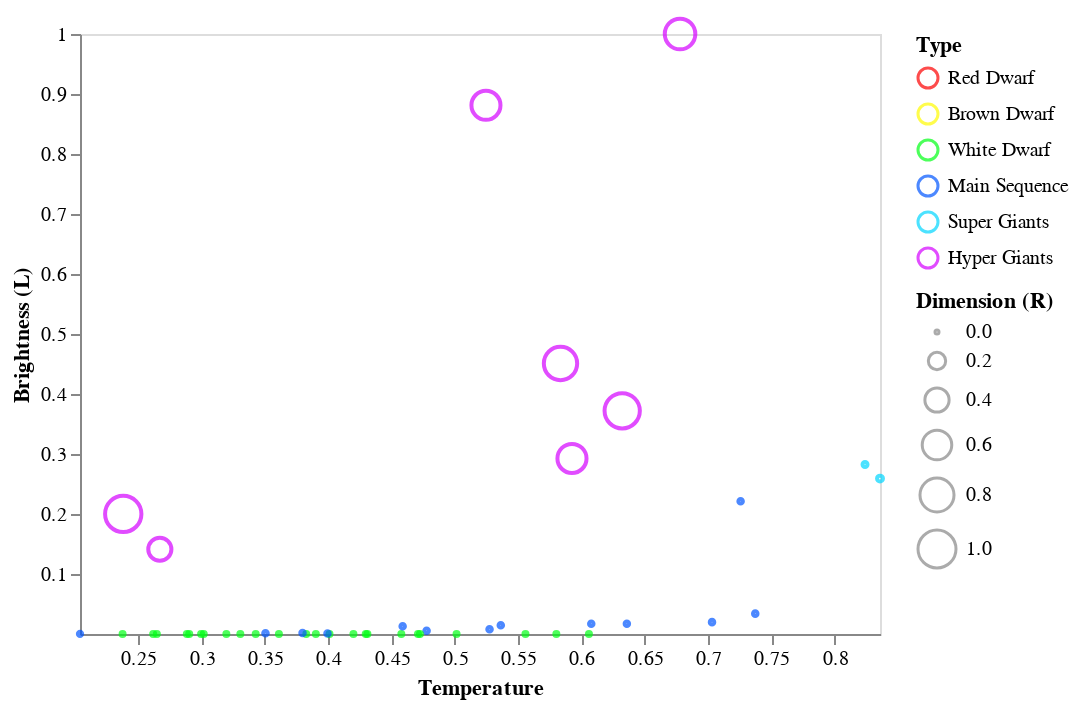

The notebook cell this image was saved under:
### Markdown cell above
In questo primo grafico possiamo vedere come in questa classe spettrale siano presenti tre tipi diversi di stelle di dimensione, luminosità e temperatura variabile. 

Possiamo notare come sia presente un cluster di stelle appartenenti al gruppo Main Sequence nella parte inferiore destra del grafico: sono stelle con una luminsoità bassa ma una temperatura elevata. é possibile altresì notare che sono stelle molto piccole.

Sempre nella parte più a destra del grafico, quindi fra le stelle con una temperatura elevata, è possibile trovare le stelle appartenenti al gruppo delle Hyper Giants. Possiamo notare come le stelle appartenenti a questo gruppo siano stelle di dimensioni elevate rispetto alle altre presenti in questa classe spettrale. 

Notiamo come le stelle appartenenti alla categoria delle Super Giants siano stelle piccole che hanno prevalentemente una temperatura e una luminosità medio-bassa

### Code cell
data = dataset[dataset['Spectral_Class'] == 'B']

alt.Chart(data).mark_point().encode( 
    
    x = alt.X('Temperature',
         scale = alt.Scale(domain = (min(data.Temperature), max(data.Temperature))),
         axis = alt.Axis(format='K', title='Temperature', grid = False)
         ),
    
    y = alt.Y('L',
         scale = alt.Scale(domain = (min(data.L), max(data.L))),
         axis = alt.Axis(format='K', title='Brightness (L)', grid = False)
         ),
    
    size = alt.Size('R', 
                    scale = alt.Scale(domain = [0, 1]), 
                    legend = alt.Legend(title = 'Dimension (R)')
                   ),
    
    color = alt.Color('Type', scale=alt.
                    Scale(domain=dom, range=rng))
    
)

### Figure 1 — Vega-Lite specification as saved in the notebook (floating-point values rounded to 4 significant figures)
{"config": {"view": {"continuousWidth": 400, "continuousHeight": 300}}, "data": {"name": "data-825dd23a174153afc26012577b8f1d25"}, "mark": "point", "encoding": {"color": {"type": "nominal", "field": "Type", "scale": {"domain": ["Red Dwarf", "Brown Dwarf", "White Dwarf", "Main Sequence", "Super Giants", "Hyper Giants"], "range": ["#fc0000", "#fffb00", "#00ff15", "#0055ff", "#00d5ff", "#d400ff"]}}, "size": {"type": "quantitative", "field": "R", "legend": {"title": "Dimension (R)"}, "scale": {"domain": [0, 1]}}, "x": {"type": "quantitative", "axis": {"format": "K", "grid": false, "title": "Temperature"}, "field": "Temperature", "scale": {"domain": [0.2039, 0.8358]}}, "y": {"type": "quantitative", "axis": {"format": "K", "grid": false, "title": "Brightness (L)"}, "field": "L", "scale": {"domain": [6.004e-10, 1.0]}}}, "$schema": "https://vega.github.io/schema/vega-lite/v4.8.1.json", "datasets": {"data-825dd23a174153afc26012577b8f1d25": [{"Temperature": 0.6059, "L": 6.583e-08, "R": 0.0, "A_M": 0.7036, "Color": "Blue-White", "Spectral_Class": "B", "Type": "White Dwarf"}, {"Temperature": 0.3826, "L": 1.521e-08, "R": 2.874e-06, "A_M": 0.7445, "Color": "Blue-White", "Spectral_Class": "B", "Type": "White Dwarf"}, {"Temperature": 0.7373, "L": 0.03395, "R": 0.003229, "A_M": 0.2414, "Color": "Blue-White", "Spectral_Class": "B", "Type": "Main Sequence"}, {"Temperature": 0.3504, "L": 0.001337, "R": 0.003691, "A_M": 0.3111, "Color": "Blue-White", "Spectral_Class": "B", "Type": "Main Sequence"}, {"Temperature": 0.2039, "L": 8.712e-05, "R": 0.001479, "A_M": 0.3777, "Color": "White", "Spectral_Class": "B", "Type": "Main Sequence"}, {"Temperature": 0.8358, "L": 0.259, "R": 0.01334, "A_M": 0.182, "Color": "Blue", "Spectral_Class": "B", "Type": "Super Giants"}, {"Temperature": 0.401, "L": 1.06e-09, "R": 3.387e-06, "A_M": 0.762, "Color": "Blue-White", "Spectral_Class": "B", "Type": "White Dwarf"}, {"Temperature": 0.3195, "L": 6.946e-10, "R": 2.566e-07, "A_M": 0.7533, "Color": "Blue-White", "Spectral_Class": "B", "Type": "White Dwarf"}, {"Temperature": 0.2646, "L": 8.241e-10, "R": 4.106e-07, "A_M": 0.752, "Color": "Blue-White", "Spectral_Class": "B", "Type": "White Dwarf"}, {"Temperature": 0.2375, "L": 7.77e-10, "R": 1.54e-07, "A_M": 0.7226, "Color": "Blue-White", "Spectral_Class": "B", "Type": "White Dwarf"}, {"Temperature": 0.4708, "L": 1.201e-09, "R": 2.412e-06, "A_M": 0.7273, "Color": "Blue", "Spectral_Class": "B", "Type": "White Dwarf"}, {"Temperature": 0.824, "L": 0.2825, "R": 0.006154, "A_M": 0.1695, "Color": "Blue", "Spectral_Class": "B", "Type": "Super Giants"}, {"Temperature": 0.3016, "L": 6.004e-10, "R": 7.236e-07, "A_M": 0.8002, "Color": "Blue-White", "Spectral_Class": "B", "Type": "White Dwarf"}, {"Temperature": 0.5013, "L": 1.672e-09, "R": 1.437e-06, "A_M": 0.733, "Color": "Blue", "Spectral_Class": "B", "Type": "White Dwarf"}, {"Temperature": 0.4296, "L": 1.436e-09, "R": 4.824e-07, "A_M": 0.7724, "Color": "Blue", "Spectral_Class": "B", "Type": "White Dwarf"}, {"Temperature": 0.3305, "L": 8.712e-10, "R": 6.774e-07, "A_M": 0.7455, "Color": "Blue-White", "Spectral_Class": "B", "Type": "White Dwarf"}, {"Temperature": 0.2617, "L": 6.946e-10, "R": 2.977e-07, "A_M": 0.7286, "Color": "Blue-White", "Spectral_Class": "B", "Type": "White Dwarf"}, {"Temperature": 0.2883, "L": 7.417e-10, "R": 5.389e-07, "A_M": 0.7739, "Color": "Blue-White", "Spectral_Class": "B", "Type": "White Dwarf"}, {"Temperature": 0.2902, "L": 9.418e-10, "R": 8.006e-07, "A_M": 0.7239, "Color": "Blue-White", "Spectral_Class": "B", "Type": "White Dwarf"}, {"Temperature": 0.7257, "L": 0.2213, "R": 0.003085, "A_M": 0.2473, "Color": "Blue-White", "Spectral_Class": "B", "Type": "Main Sequence"}, {"Temperature": 0.3797, "L": 0.001505, "R": 0.002911, "A_M": 0.2689, "Color": "Blue-White", "Spectral_Class": "B", "Type": "Main Sequence"}, {"Temperature": 0.6077, "L": 0.01707, "R": 0.003034, "A_M": 0.2483, "Color": "Blue-White", "Spectral_Class": "B", "Type": "Main Sequence"}, {"Temperature": 0.7031, "L": 0.01977, "R": 0.00328, "A_M": 0.2448, "Color": "Blue-White", "Spectral_Class": "B", "Type": "Main Sequence"}, {"Temperature": 0.6358, "L": 0.01709, "R": 0.002813, "A_M": 0.2539, "Color": "Blue-White", "Spectral_Class": "B", "Type": "Main Sequence"}, {"Temperature": 0.4777, "L": 0.005557, "R": 0.003475, "A_M": 0.2664, "Color": "Blue-White", "Spectral_Class": "B", "Type": "Main Sequence"}, {"Temperature": 0.6322, "L": 0.372, "R": 0.8617, "A_M": 0.08818, "Color": "Blue", "Spectral_Class": "B", "Type": "Hyper Giants"}, {"Temperature": 0.2381, "L": 0.2001, "R": 0.913, "A_M": 0.06316, "Color": "Blue-White", "Spectral_Class": "B", "Type": "Hyper Giants"}, {"Temperature": 0.267, "L": 0.1413, "R": 0.3638, "A_M": 0.1276, "Color": "Blue-White", "Spectral_Class": "B", "Type": "Hyper Giants"}, {"Temperature": 0.5925, "L": 0.2925, "R": 0.5822, "A_M": 0.1151, "Color": "Blue-White", "Spectral_Class": "B", "Type": "Hyper Giants"}, {"Temperature": 0.3902, "L": 1.554e-09, "R": 1.899e-06, "A_M": 0.7752, "Color": "Blue", "Spectral_Class": "B", "Type": "White Dwarf"}, {"Temperature": 0.361, "L": 1.342e-09, "R": 1.54e-06, "A_M": 0.7455, "Color": "Blue", "Spectral_Class": "B", "Type": "White Dwarf"}, {"Temperature": 0.3427, "L": 1.295e-09, "R": 1.488e-06, "A_M": 0.7552, "Color": "Blue", "Spectral_Class": "B", "Type": "White Dwarf"}, {"Temperature": 0.2995, "L": 1.189e-09, "R": 1.642e-06, "A_M": 0.7761, "Color": "Blue", "Spectral_Class": "B", "Type": "White Dwarf"}, {"Temperature": 0.4309, "L": 1.483e-09, "R": 2.053e-06, "A_M": 0.7236, "Color": "Blue", "Spectral_Class": "B", "Type": "White Dwarf"}, {"Temperature": 0.4724, "L": 1.742e-09, "R": 2.977e-06, "A_M": 0.7273, "Color": "Blue", "Spectral_Class": "B", "Type": "White Dwarf"}, {"Temperature": 0.5801, "L": 1.778e-09, "R": 2.207e-06, "A_M": 0.7026, "Color": "Blue", "Spectral_Class": "B", "Type": "White Dwarf"}, {"Temperature": 0.5558, "L": 1.46e-09, "R": 1.026e-06, "A_M": 0.6911, "Color": "Blue", "Spectral_Class": "B", "Type": "White Dwarf"}, {"Temperature": 0.4199, "L": 1.213e-09, "R": 1.129e-06, "A_M": 0.7373, "Color": "Blue", "Spectral_Class": "B", "Type": "White Dwarf"}, {"Temperature": 0.4577, "L": 1.377e-09, "R": 8.109e-07, "A_M": 0.7361, "Color": "Blue", "Spectral_Class": "B", "Type": "White Dwarf"}, {"Temperature": 0.5363, "L": 0.01466, "R": 0.00326, "A_M": 0.258, "Color": "Blue-White", "Spectral_Class": "B", "Type": "Main Sequence"}, {"Temperature": 0.5274, "L": 0.007944, "R": 0.003403, "A_M": 0.293, "Color": "Blue-White", "Spectral_Class": "B", "Type": "Main Sequence"}, {"Temperature": 0.4588, "L": 0.01286, "R": 0.00309, "A_M": 0.2764, "Color": "Blue-White", "Spectral_Class": "B", "Type": "Main Sequence"}, {"Temperature": 0.3994, "L": 0.00104, "R": 0.002897, "A_M": 0.2902, "Color": "Blue-White", "Spectral_Class": "B", "Type": "Main Sequence"}, {"Temperature": 0.5834, "L": 0.4509, "R": 0.7667, "A_M": 0.09631, "Color": "Blue-White", "Spectral_Class": "B", "Type": "Hyper Giants"}, {"Temperature": 0.6779, "L": 1.0, "R": 0.6425, "A_M": 0.1354, "Color": "Blue-White", "Spectral_Class": "B", "Type": "Hyper Giants"}, {"Temperature": 0.5246, "L": 0.8812, "R": 0.5799, "A_M": 0.1329, "Color": "Blue-White", "Spectral_Class": "B", "Type": "Hyper Giants"}]}}
